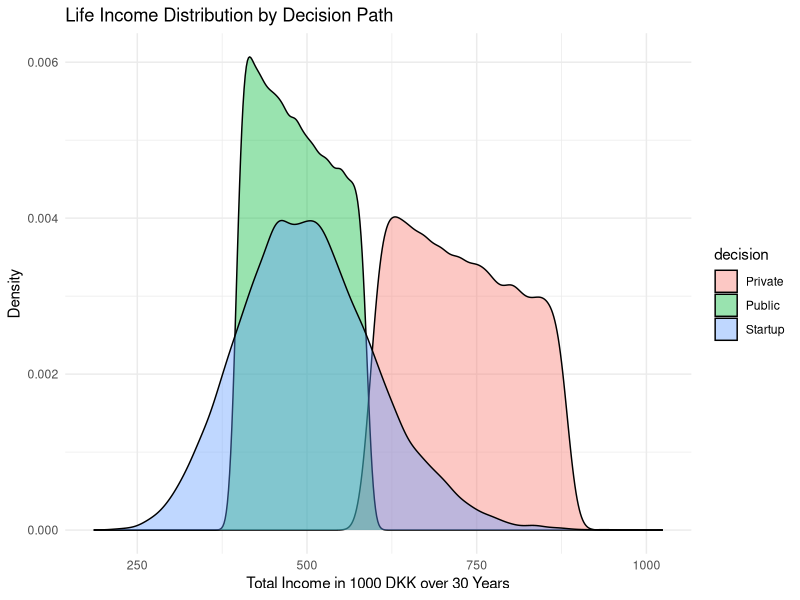
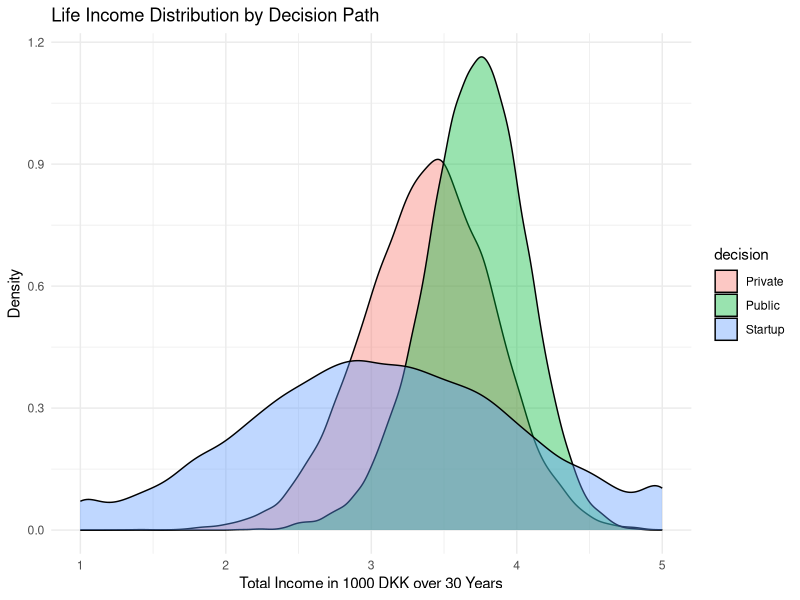
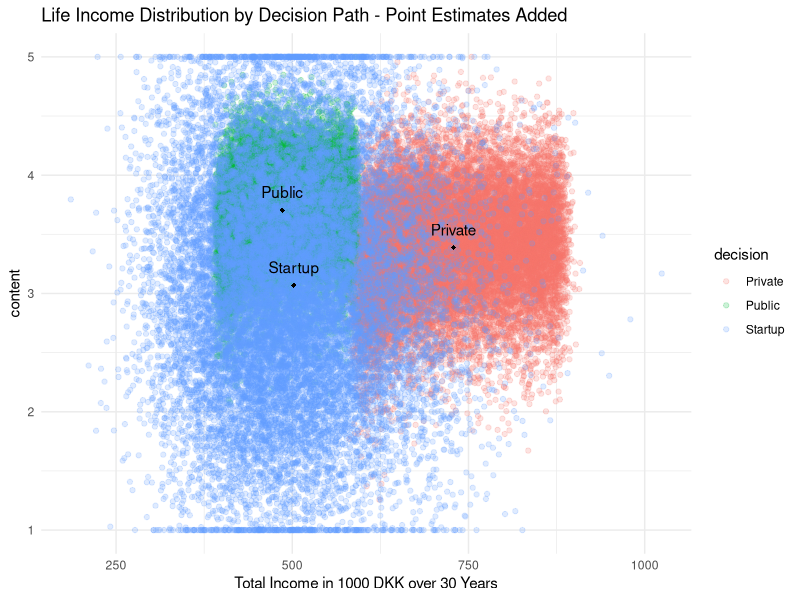
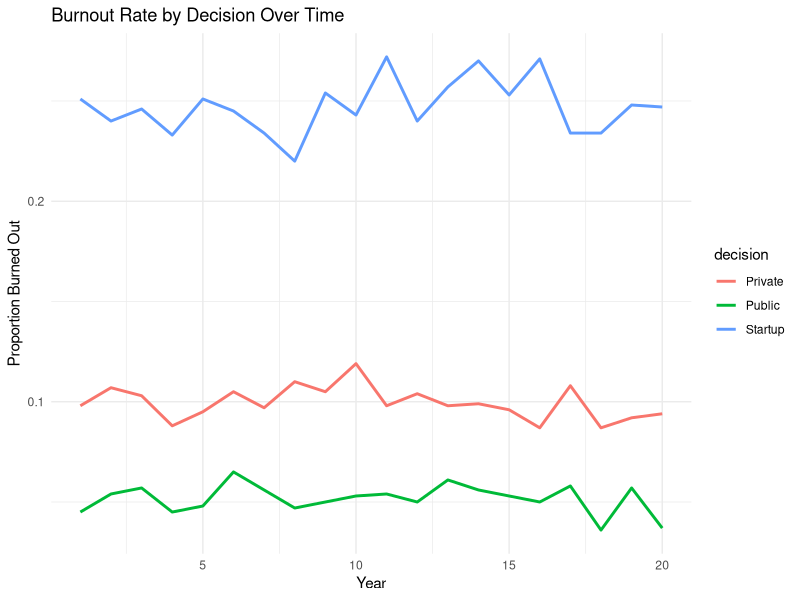
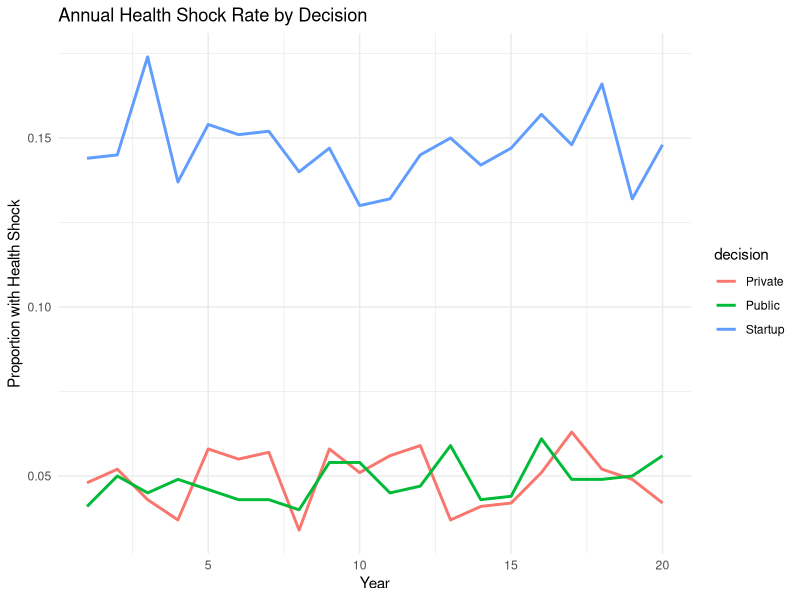
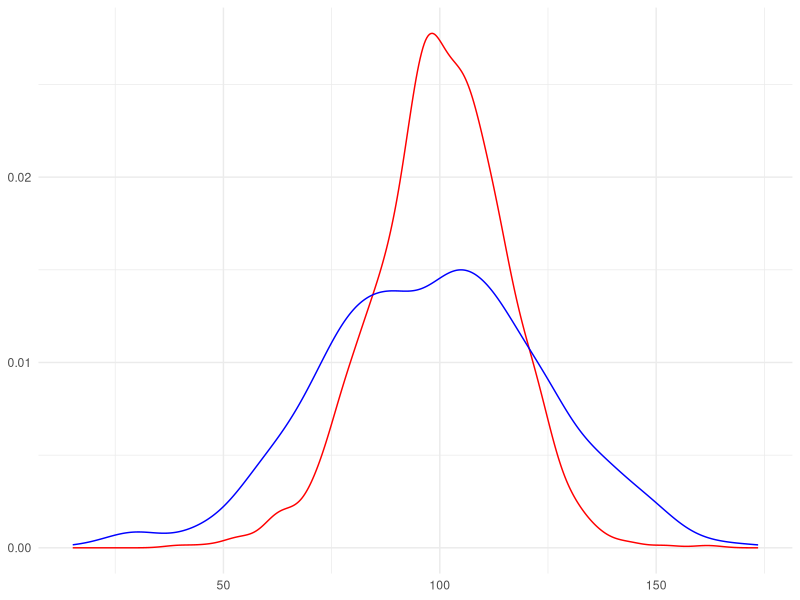
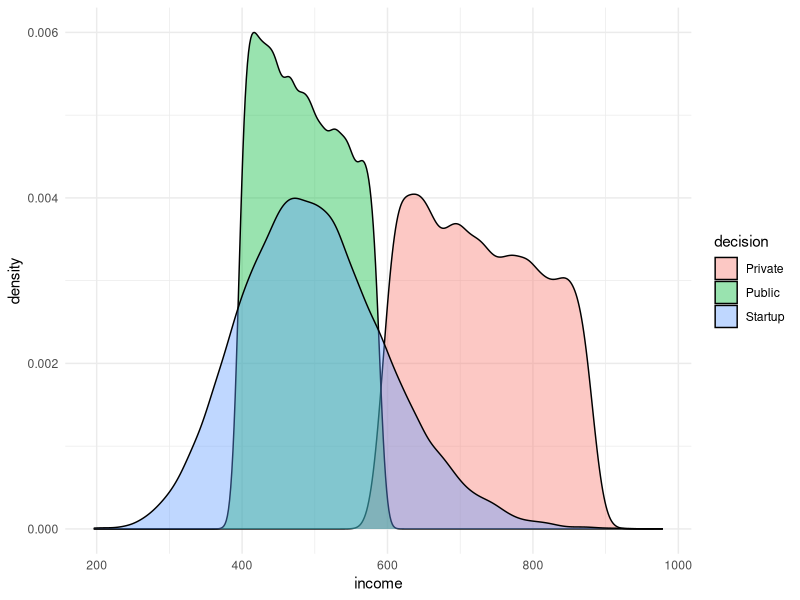
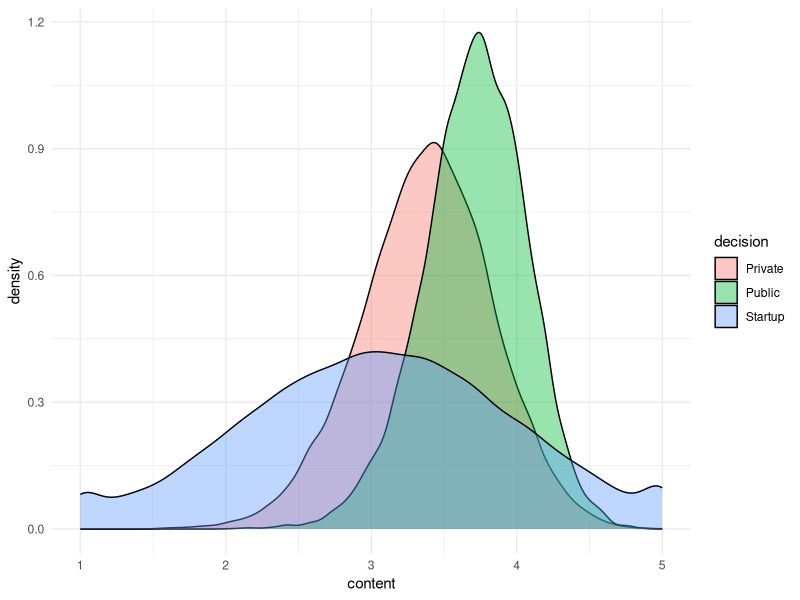

Generate these figures, in order, with R:
## ---- chunk 1
#| label: libs
#| output: false

library(tidyverse)

## ---- chunk 2
#| label: Parameters
# basic parameters
n_years <- 20
n_sim <- 1000

# decisions/choices
decisions <- tibble(
  decision = c("Private", "Public", "Startup"),
  startup_prob_success = c(NA, NA, 0.30),
  # all moneys in 1000 DKK/year
  startup_income_success = c(NA, NA, 6000),
  base_income = c(600, 400, 50),
  growth_rate_income = c(0.02, 0.02, 0.03),
  std_dev_income = c(10, 5, 300),
  base_content = c(3.2, 3.5, 3.0),
  content_sd = c(0.4, 0.3, 0.9),
  burnout_prob = c(0.10, 0.05, 0.25),
  health_shock_prob = c(0.05, 0.05, 0.15)
)

## ---- chunk 3
#| label: Simulation function
#| echo: true

simulate_one_life <- function(decision_row, sim_id) {
  # if dec=startup, calculate prob of success, if not, NA
  has_success <- ifelse(decision_row$decision == "startup",
                        rbinom(1, 1, decision_row$startup_prob_success), NA)

  # Income, for startup it depends on success
  years <- 1:n_years
  income_base <- decision_row$base_income * (1 + decision_row$growth_rate_income)^(years - 1)

  # for the gamma distribution thats necesary for startups (no 0)

  income <- case_when(
    decision_row$decision == "Startup" & !is.na(has_success) & has_success == 1 ~
      rep(decision_row$startup_prob_success, n_years),
    decision_row$decision == "Startup" ~ {
      # I assume gamma because income even for startup is probably from 0 and above
      shape <- (500 / 100)^2 #mean/sd
      rate <- 500 / 100^2 #mean/sd
      rgamma(n_years, shape = shape, rate = rate)
    },
    TRUE ~
  # For the rest, it follows their respective distribution parameters
      rnorm(n_years, mean = income_base, sd = decision_row$std_dev_income)
  )

  # Yearly chance events
  health_shock <- rbinom(n_years, 1, decision_row$health_shock_prob)
  burnout <- rbinom(n_years, 1, decision_row$burnout_prob)

  # Parenting - which affects the contentness
    # First child: already present (baseline) - dont consider
    # Second child: guaranteed to arrive within first 5 years
    kid2_year <- sample(2:6, 1)

    # Parenting flag for the second
    parenting2 <- ifelse((1:n_years) >= kid2_year, 1, 0)

  # Contentness
  content <- rnorm(n_years, decision_row$base_content, decision_row$content_sd) -
    0.4 * burnout - 0.6 * health_shock + 0.3 * parenting2

  # Scale must be between 1 (very not content), to 5 (very content)
  content <- pmin(5, pmax(1, content))

  # Savings of 10% each year, minus healthshock prob * its cost
  savings <- cumsum(income * 0.1 - 5 * health_shock) # health schock cost in 1000's too

  # Standardising a total hapiness score. each one contributes 20-40% to it
  # happiness <- 0.4 * scale(income)[, 1] +
  #              0.4 * scale(content)[, 1] +
  #              0.2 * scale(savings)[, 1]

  # make tibble for output
  tibble(
    year = 1:n_years,
    sim = sim_id,
    decision = decision_row$decision,
    income,
    content,
    burnout,
    health_shock,
    parenting2,
    savings
  )
}
## ---- chunk 4
#| label: Run simulation
#| echo: true

results <- map(1:nrow(decisions), function(i) {
  decision_row <- decisions[i, ]

  map(1:n_sim, ~simulate_one_life(decision_row, .x)) |>
    list_rbind()
}) |> list_rbind()
## ---- chunk 5
#| label: Summarize simulations
#| echo: true

summary <- results |>
  group_by(sim, decision) |>
  summarise(
    avg_income = mean(income),
    avg_content = mean(content),
    burnout_rate = mean(burnout),
    health_event_rate = mean(health_shock),
    end_savings = last(savings),
    .groups = "drop"
  ) |>
  select(-sim) |>  # <- remove sim so it's not re-summarized
  group_by(decision) |>
  summarise(across(everything(), list(mean = mean, sd = sd)), .groups = "drop")

print(summary)
## ---- chunk 6
#| label: Density plot
#| echo: true

results |>
  ggplot(aes(x = income, fill = decision)) +
  geom_density(alpha = 0.4) +
  labs(
    title = "Life Income Distribution by Decision Path",
    x = "Total Income in 1000 DKK over 30 Years", y = "Density") +
  theme_minimal()
results |>
  ggplot(aes(x = content, fill = decision)) +
  geom_density(alpha = 0.4) +
  labs(
    title = "Life Income Distribution by Decision Path",
    x = "Total Income in 1000 DKK over 30 Years", y = "Density") +
  theme_minimal()
## ---- chunk 7
#| label: cloud with points
#| echo: true

results |>
  ggplot(aes(x = income, y = content, color = decision)) +
  geom_point(alpha = 0.2) +
  geom_point(
    data = summary,
    aes(x = avg_income_mean, y = avg_content_mean, group = decision),
    color = "black",
    shape = 18) +
  geom_text(
    data = summary,
    aes(x = avg_income_mean, y = avg_content_mean, label = decision),
    vjust = -1,
    inherit.aes = FALSE
  ) +
  labs(
    title = "Life Income Distribution by Decision Path - Point Estimates Added",
    x = "Total Income in 1000 DKK over 30 Years") +
  theme_minimal()

ggsave("thumbnail.jpg", plot = last_plot(), width = 6, height = 4) # saved as thumbnail
## ---- chunk 8
#| label: other effects - burnout, health shocks
#| echo: true

results |>
  group_by(decision, year) |>
  summarise(burnout_rate = mean(burnout), .groups = "drop") |>
  ggplot(aes(x = year, y = burnout_rate, color = decision)) +
  geom_line(linewidth = 1) +
  labs(
    title = "Burnout Rate by Decision Over Time",
    y = "Proportion Burned Out",
    x = "Year"
  ) +
  theme_minimal()

results |>
  group_by(decision, year) |>
  summarise(shock_rate = mean(health_shock), .groups = "drop") |>
  ggplot(aes(x = year, y = shock_rate, color = decision)) +
  geom_line(linewidth = 1) +
  labs(
    title = "Annual Health Shock Rate by Decision",
    y = "Proportion with Health Shock",
    x = "Year"
  ) +
  theme_minimal()

## ---- chunk 9
#| label: AI effect on learning
#| echo: true

df1 <- data.frame(
  a = as.numeric(rnorm(1000, 100, 15)),
  b = as.numeric(rnorm(1000, 100, 25))
)

ggplot(data = df1) +
  geom_density(aes(x=a), color = "red") +
  geom_density(aes(x=b), color = "blue") +
  labs(x = NULL,y = NULL) + theme_minimal()

## ---- chunk 10
#| label: Summary chunk
#| echo: true
#| output: false

library(tidyverse)

n_years <- 20
n_sim   <- 1000

decisions <- tibble(
	decision = c("Private", "Public", "Startup"),
	startup_prob_success = c(NA, NA, 0.30),
	# all moneys in 1000 DKK/year
	startup_income_success = c(NA, NA, 6000),
	base_income = c(600, 400, 50),
	growth_rate_income = c(0.02, 0.02, 0.03),
	std_dev_income = c(10, 5, 300),
  base_content = c(3.2, 3.5, 3.0),
  content_sd = c(0.4, 0.3, 0.9),
	burnout_prob = c(0.10, 0.05, 0.25),
	health_shock_prob = c(0.05, 0.05, 0.15)
)

simulate_one_life <- function(decision_row, sim_id) {
  has_success <- ifelse(decision_row$decision == "startup",
                        rbinom(1, 1, decision_row$startup_prob_success), NA)
  years <- 1:n_years
  income_base <- decision_row$base_income * (1 + decision_row$growth_rate_income)^(years - 1)

  income <- case_when(
    decision_row$decision == "Startup" & !is.na(has_success) & has_success == 1 ~
      rep(decision_row$startup_prob_success, n_years),
    decision_row$decision == "Startup" ~ {
      shape <- (500 / 100)^2 #mean/sd
      rate <- 500 / 100^2 #mean/sd
      rgamma(n_years, shape = shape, rate = rate)
    },
    TRUE ~ rnorm(n_years, mean = income_base, sd = decision_row$std_dev_income)
  )

  health_shock <- rbinom(n_years, 1, decision_row$health_shock_prob)
  burnout <- rbinom(n_years, 1, decision_row$burnout_prob)
  kid2_year <- sample(2:6, 1)
  parenting2 <- ifelse((1:n_years) >= kid2_year, 1, 0)

  content <- rnorm(n_years, decision_row$base_content, decision_row$content_sd) -
    0.4 * burnout - 0.6 * health_shock + 0.3 * parenting2

  content <- pmin(5, pmax(1, content))
  savings <- cumsum(income * 0.1 - 5 * health_shock)

  tibble(
    year = 1:n_years,
    sim = sim_id,
    decision = decision_row$decision,
    income,
    content,
    burnout,
    health_shock,
    parenting2,
    savings
  )
}

run_decision <- function(row, reps) {
  map(seq_len(reps), ~simulate_one_life(row, .x)) |> list_rbind()
}

results <- map(seq_len(nrow(decisions)),
               ~run_decision(decisions[.x, ], n_sim)) |> list_rbind()

summary <- results |>
    group_by(sim, decision) |>
    summarise(
      avg_income   = mean(income),
      avg_content  = mean(content),
      burnout_rate = mean(burnout),
      health_rate  = mean(health_shock),
      end_savings  = last(savings),
      .groups = "drop"
    ) |>
    select(-sim) |>
    group_by(decision) |>
    summarise(across(everything(), list(mean = mean, sd = sd)), .groups = "drop")

plot_density <- function(dat, var){
  ggplot(dat, aes({{ var }}, fill = decision)) +
    geom_density(alpha = 0.4) +
    theme_minimal()
  }

plot_scatter <- function(dat, sumdat){
  ggplot(dat, aes(income, content, colour = decision)) +
    geom_point(alpha = 0.2) +
    geom_point(data = sumdat,
               aes(avg_income_mean, avg_content_mean),
               colour = "black", shape = 18, inherit.aes = FALSE) +
    geom_text(data = sumdat,
              aes(avg_income_mean, avg_content_mean, label = decision),
              vjust = -1, inherit.aes = FALSE) +
    theme_minimal()
}

plot_rate <- function(dat, var, ttl){
  ggplot(dat %>% group_by(decision, year) %>%
           summarise(rate = mean({{ var }}), .groups = "drop"),
         aes(year, rate, colour = decision)) +
    geom_line(linewidth = 1) +
    labs(title = ttl) +
    theme_minimal()
}

plot_density(results, income)
plot_density(results, content)
plot_scatter(results, summary)
plot_rate(results, burnout,       "Burnout Rate")
plot_rate(results, health_shock,  "Health-Shock Rate")

